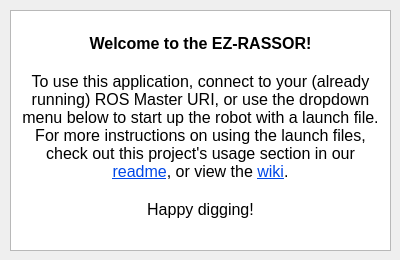
<?xml version="1.0" encoding="UTF-8"?>
<ui version="4.0">
 <class>AboutWindow</class>
 <widget class="QWidget" name="AboutWindow">
  <property name="geometry">
   <rect>
    <x>0</x>
    <y>0</y>
    <width>400</width>
    <height>260</height>
   </rect>
  </property>
  <property name="sizePolicy">
   <sizepolicy hsizetype="Fixed" vsizetype="Fixed">
    <horstretch>0</horstretch>
    <verstretch>0</verstretch>
   </sizepolicy>
  </property>
  <property name="minimumSize">
   <size>
    <width>400</width>
    <height>260</height>
   </size>
  </property>
  <property name="maximumSize">
   <size>
    <width>400</width>
    <height>260</height>
   </size>
  </property>
  <property name="windowTitle">
   <string>EZ-RASSOR Dashboard Help</string>
  </property>
  <widget class="QTextBrowser" name="AboutBrowser">
   <property name="geometry">
    <rect>
     <x>10</x>
     <y>10</y>
     <width>381</width>
     <height>241</height>
    </rect>
   </property>
   <property name="font">
    <font>
     <family>Ubuntu</family>
    </font>
   </property>
   <property name="html">
    <string>&lt;!DOCTYPE HTML PUBLIC &quot;-//W3C//DTD HTML 4.0//EN&quot; &quot;http://www.w3.org/TR/REC-html40/strict.dtd&quot;&gt;
&lt;html&gt;&lt;head&gt;&lt;meta name=&quot;qrichtext&quot; content=&quot;1&quot; /&gt;&lt;style type=&quot;text/css&quot;&gt;
p, li { white-space: pre-wrap; }
&lt;/style&gt;&lt;/head&gt;&lt;body style=&quot; font-family:'Ubuntu'; font-size:11pt; font-weight:400; font-style:normal;&quot;&gt;
&lt;p align=&quot;center&quot; style=&quot;-qt-paragraph-type:empty; margin-top:0px; margin-bottom:0px; margin-left:0px; margin-right:0px; -qt-block-indent:0; text-indent:0px; font-size:12pt;&quot;&gt;&lt;br /&gt;&lt;/p&gt;
&lt;p align=&quot;center&quot; style=&quot; margin-top:0px; margin-bottom:0px; margin-left:0px; margin-right:0px; -qt-block-indent:0; text-indent:0px;&quot;&gt;&lt;span style=&quot; font-size:12pt; font-weight:600;&quot;&gt;Welcome to the EZ-RASSOR!&lt;/span&gt;&lt;/p&gt;
&lt;p align=&quot;center&quot; style=&quot;-qt-paragraph-type:empty; margin-top:0px; margin-bottom:0px; margin-left:0px; margin-right:0px; -qt-block-indent:0; text-indent:0px; font-size:12pt; font-weight:600;&quot;&gt;&lt;br /&gt;&lt;/p&gt;
&lt;p align=&quot;center&quot; style=&quot; margin-top:0px; margin-bottom:0px; margin-left:0px; margin-right:0px; -qt-block-indent:0; text-indent:0px;&quot;&gt;&lt;span style=&quot; font-size:12pt;&quot;&gt;To use this application, connect to your (already running) ROS Master URI, or use the dropdown menu below to start up the robot with a launch file. For more instructions on using the launch files, check out this project's usage section in our &lt;/span&gt;&lt;a href=&quot;https://github.com/FlaSpaceInst/EZ-RASSOR#usage&quot;&gt;&lt;span style=&quot; font-size:12pt; text-decoration: underline; color:#0048e8;&quot;&gt;readme&lt;/span&gt;&lt;/a&gt;&lt;span style=&quot; font-size:12pt;&quot;&gt;, or view the &lt;/span&gt;&lt;a href=&quot;https://github.com/FlaSpaceInst/EZ-RASSOR/wiki&quot;&gt;&lt;span style=&quot; font-size:12pt; text-decoration: underline; color:#0048e8;&quot;&gt;wiki&lt;/span&gt;&lt;/a&gt;&lt;span style=&quot; font-size:12pt;&quot;&gt;.&lt;/span&gt;&lt;/p&gt;
&lt;p align=&quot;center&quot; style=&quot;-qt-paragraph-type:empty; margin-top:0px; margin-bottom:0px; margin-left:0px; margin-right:0px; -qt-block-indent:0; text-indent:0px; font-size:12pt;&quot;&gt;&lt;br /&gt;&lt;/p&gt;
&lt;p align=&quot;center&quot; style=&quot; margin-top:0px; margin-bottom:0px; margin-left:0px; margin-right:0px; -qt-block-indent:0; text-indent:0px;&quot;&gt;&lt;span style=&quot; font-size:12pt;&quot;&gt;Happy digging!&lt;/span&gt;&lt;/p&gt;&lt;/body&gt;&lt;/html&gt;</string>
   </property>
  </widget>
 </widget>
 <resources/>
 <connections/>
</ui>
